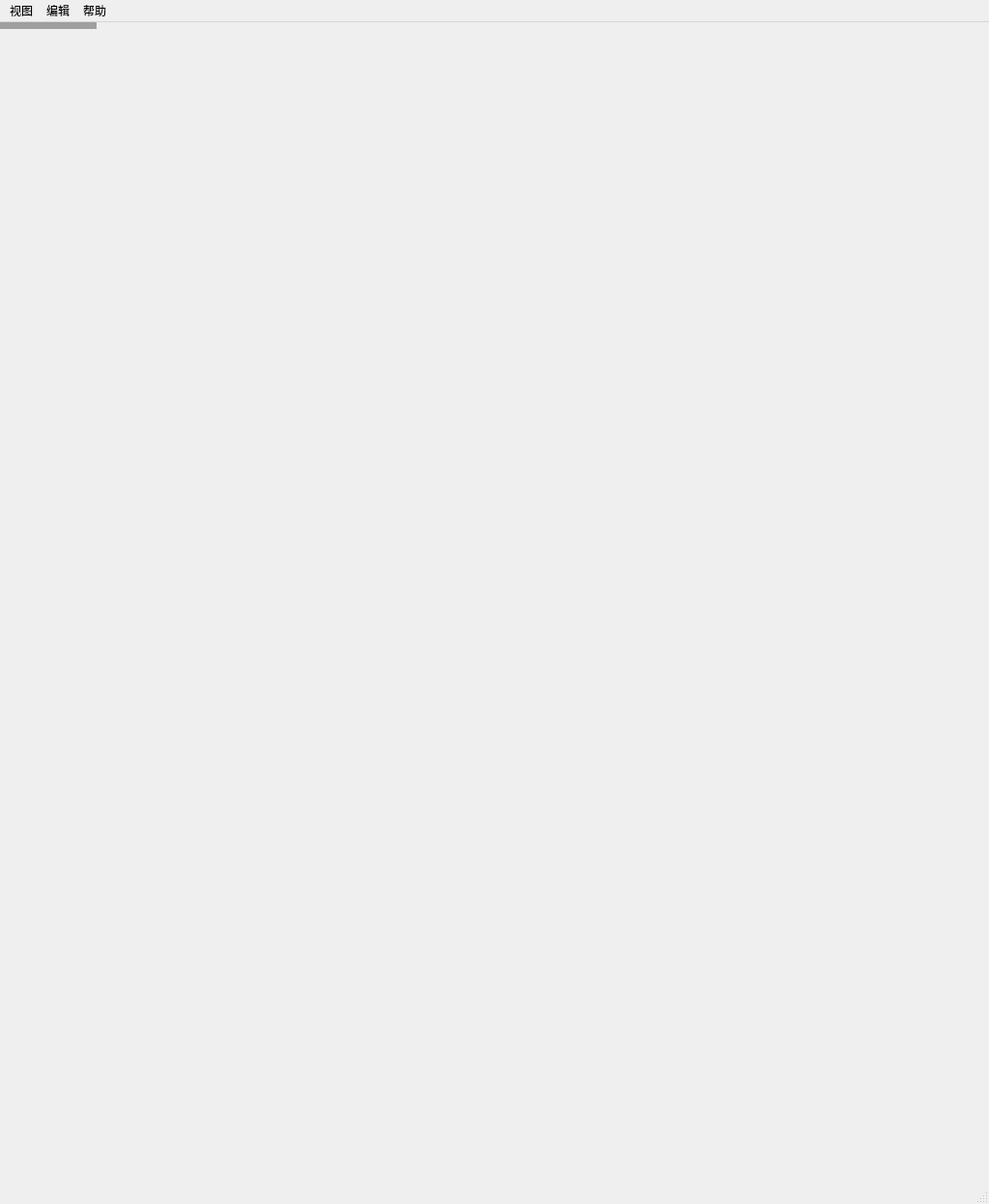
<?xml version="1.0" encoding="UTF-8"?>
<ui version="4.0">
 <class>MainWindow</class>
 <widget class="QMainWindow" name="MainWindow">
  <property name="geometry">
   <rect>
    <x>0</x>
    <y>0</y>
    <width>1024</width>
    <height>1247</height>
   </rect>
  </property>
  <property name="windowTitle">
   <string>高精度农业自动导航与作业控制系统</string>
  </property>
  <widget class="QMdiArea" name="mdiArea">
   <property name="viewMode">
    <enum>QMdiArea::SubWindowView</enum>
   </property>
  </widget>
  <widget class="QMenuBar" name="menubar">
   <property name="geometry">
    <rect>
     <x>0</x>
     <y>0</y>
     <width>1024</width>
     <height>21</height>
    </rect>
   </property>
   <widget class="QMenu" name="menuView">
    <property name="title">
     <string>视图</string>
    </property>
    <addaction name="actionMap"/>
    <addaction name="actionSettings"/>
    <addaction name="actionStorage"/>
    <addaction name="actionSummary"/>
   </widget>
   <widget class="QMenu" name="menuEdit">
    <property name="title">
     <string>编辑</string>
    </property>
    <addaction name="actionUndo"/>
    <addaction name="actionRedo"/>
    <addaction name="separator"/>
    <addaction name="actionCut"/>
    <addaction name="actionCopy"/>
    <addaction name="actionPaste"/>
   </widget>
   <widget class="QMenu" name="menuHelp">
    <property name="title">
     <string>帮助</string>
    </property>
    <addaction name="actionAbout"/>
   </widget>
   <addaction name="menuView"/>
   <addaction name="menuEdit"/>
   <addaction name="menuHelp"/>
  </widget>
  <widget class="QStatusBar" name="statusbar"/>
  <action name="actionMap">
   <property name="text">
    <string>地图</string>
   </property>
  </action>
  <action name="actionSettings">
   <property name="text">
    <string>配置</string>
   </property>
  </action>
  <action name="actionStorage">
   <property name="text">
    <string>存储</string>
   </property>
  </action>
  <action name="actionSummary">
   <property name="text">
    <string>概要</string>
   </property>
  </action>
  <action name="actionUndo">
   <property name="text">
    <string>撤销</string>
   </property>
  </action>
  <action name="actionRedo">
   <property name="text">
    <string>重做</string>
   </property>
  </action>
  <action name="actionCut">
   <property name="text">
    <string>剪切</string>
   </property>
  </action>
  <action name="actionCopy">
   <property name="text">
    <string>复制</string>
   </property>
  </action>
  <action name="actionPaste">
   <property name="text">
    <string>粘贴</string>
   </property>
  </action>
  <action name="actionAbout">
   <property name="text">
    <string>关于</string>
   </property>
  </action>
 </widget>
 <customwidgets>
  <customwidget>
   <class>TableWidget</class>
   <extends>QWidget</extends>
   <header>tablewidget.h</header>
  </customwidget>
  <customwidget>
   <class>MapWidget</class>
   <extends>QWidget</extends>
   <header>mapwidget.h</header>
  </customwidget>
 </customwidgets>
 <resources/>
 <connections/>
</ui>
